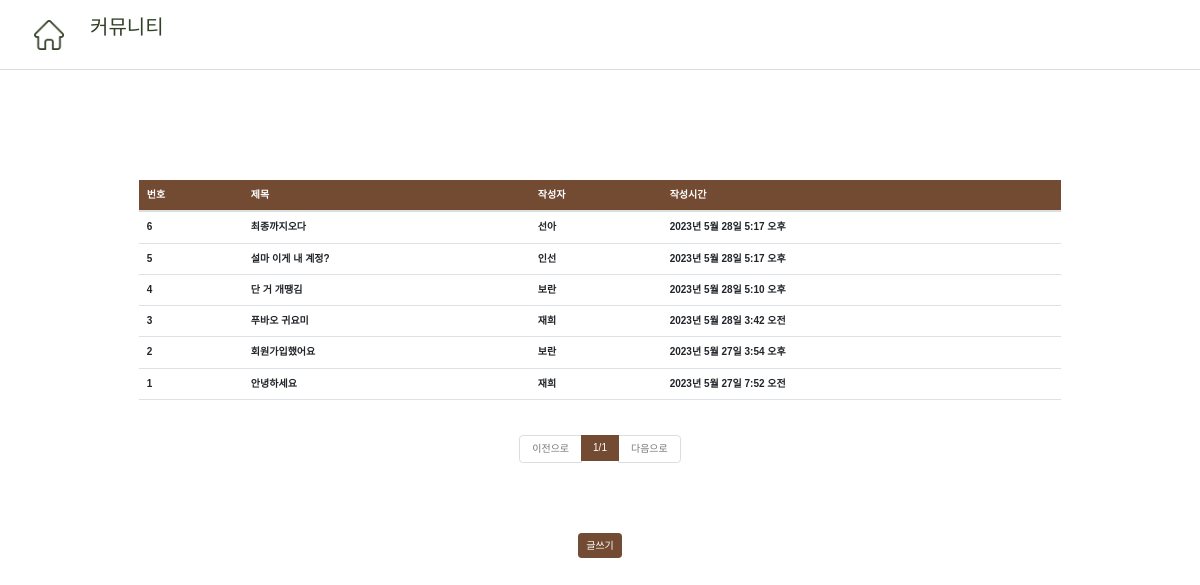
/board/list/, run on the app's committed database.
### board/models.py (models this page shows, shortened)
class Board(models.Model):
    title = models.CharField(max_length=64, verbose_name="제목")
    contents = models.TextField(verbose_name="내용")
    registered_date = models.DateTimeField(auto_now_add=True, verbose_name = "등록 시간")
    writer = models.ForeignKey('accounts.User', verbose_name = "작성자", on_delete = models.CASCADE)
    class Meta:
        db_table = "community"
        verbose_name = "게시물"
        verbose_name_plural = "게시물"

### accounts/models.py (models this page shows)
class User(models.Model):
    username = models.CharField(max_length=128)
    useremail = models.EmailField(max_length=128)
    password = models.CharField(max_length=128)
    created_at = models.DateTimeField(auto_now_add=True)
    def __str__(self):
        return self.username
    class Meta:
        db_table = 'cafeProject_user'
        verbose_name = '카페앱 사용자'
        verbose_name_plural = '카페앱 사용자'

### board/views.py (the view)
# urls.py: path('list/', views.board_list),
def board_list(request):
    all_boards = Board.objects.all().order_by('-id')
    page = int(request.GET.get('p', 1))
    paginator = Paginator(all_boards, 6)
    boards = paginator.get_page(page)
    return render(request, 'board_list.html', {'boards':boards})

### board/templates/board_list.html (shortened to what this page needs)
{% extends 'base.html' %}
{% block contents %}
<head>
    <link href="/static/font1.css" type="text/css" rel="stylesheet">
</head>
<body>
    <div class="top-bar"
        style="position: fixed; top: 0;
                left: 0;
                width: 100%;
                background-color: white;
                color: #324028;
                padding: 10px;
                z-index: 9999;
                height: 70px;
                border-bottom: 1px solid gainsboro;">
        <a href="/"><img class="home-btn" src="/static/home-img.png"
            style="display:block; position: absolute; top: 20px; right: 50px; left: 34px; width: 30px; height: 30px; background-size: cover;"/></a>
        <h2 style="margin-left: 80px; margin-top: 5px;">커뮤니티</h2>
    </div>
    <div class="container" style="margin-top: 150px;">
        <div class = "row mt-5" style="display: flex; justify-content: center;">
            <div class = "col-10">
                <table class = "table table-hover">
                    <thead class="table text-white" style="background-color: #734A32">
                        <tr>
                        <th>번호</th>
                        <th>제목</th>
                        <th>작성자</th>
                        <th>작성시간</th>
                        </tr>
                    </thead>
                    <tbody class = "text-dark">
                        {% for board in boards %}
                        <tr onclick = "location.href = '/board/detail/{{board.id}}'">
                            <th>{{board.id}}</th>
                            <th>{{board.title}}</th>
                            <th>{{board.writer}}</th>
                            <th>{{board.registered_date}}</th>
                        </tr>
                        {% endfor %}
                    </tbody>
                </table>
            </div>
        </div>
        <div class = "row mt-2">
            <div class = "col-12">
                <nav>
                    <ul class = "pagination justify-content-center">
                        {% if boards.has_previous %}
                            <li class = "page-item">
                                <a class = "page-link" href = "?p={{boards.previous_page_number}}">이전으로</a>
                            </li>
                        {% else %}
                            <li class = "page-item disabled">
                                <a class = "page-link disabled" href = "#">이전으로</a>
                            </li>
                        {% endif %}
                        <li class = "page-item active">
                            <a class = "page-link" style="background-color: #734A32; border:none">{{boards.number}}/{{boards.paginator.num_pages}}</a>
                        </li>
                        {% if boards.has_next %}
                            <li class = "page-item">
                                <a class = "page-link" href = "?p={{boards.next_page_number}}">다음으로</a>
                            </li>
                        {% else %}
                            <li class = "page-item disabled">
                                <a class = "page-link disabled" href = "#">다음으로</a>
                            </li>
                        {% endif %}
                    </ul>
                </nav>
            </div>
        </div>
        <div class = "row">
            <div class = "col-12" style="display: flex; justify-content: center; margin-top: 50px;">
                <button class="btn text-white" style="background-color: #734A32;" onclick = "location.href = '/board/write/'">글쓰기</button>
            </div>
        </div>
    </div>
</body>
{% endblock %}

### data on the page
Board: id "6", title "최종까지오다", writer "선아", registered_date "2023년 5월 28일 5:17 오후"
Board: id "5", title "설마 이게 내 계정?", writer "인선", registered_date "2023년 5월 28일 5:17 오후"
Board: id "4", title "단 거 개땡김", writer "보란", registered_date "2023년 5월 28일 5:10 오후"
Board: id "3", title "푸바오 귀요미", writer "재희", registered_date "2023년 5월 28일 3:42 오전"
Board: id "2", title "회원가입했어요", writer "보란", registered_date "2023년 5월 27일 3:54 오후"
Board: id "1", title "안녕하세요", writer "재희", registered_date "2023년 5월 27일 7:52 오전"

### other printed values
{{ boards.number }} "1"
{{ boards.paginator.num_pages }} "1"
